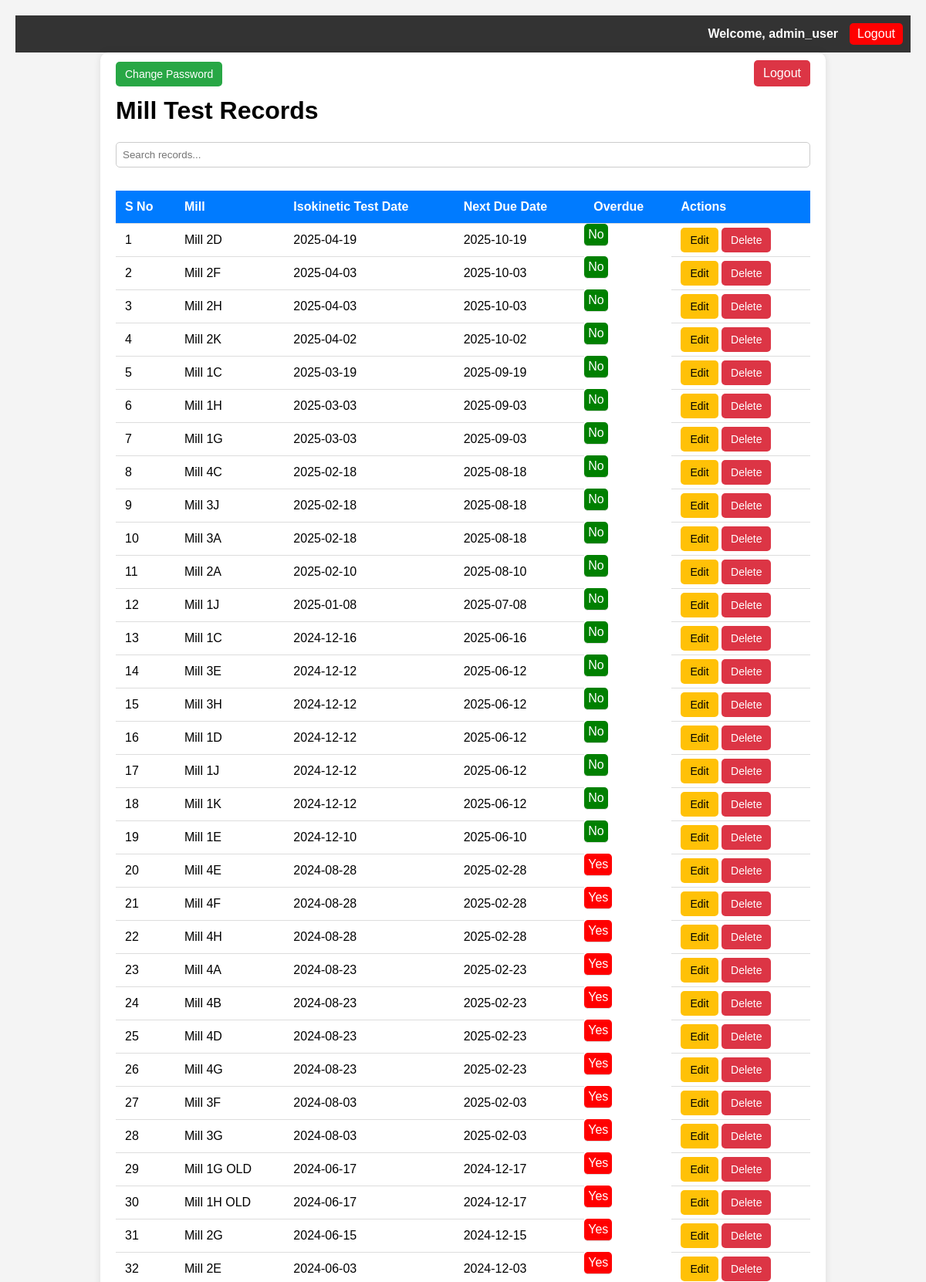
Screenshot of /search_dashboard.php (signed in, upper part) with the database file from the repository.
### tables this page shows
CREATE TABLE `users` (
  `id` int NOT NULL,
  `username` varchar(100) NOT NULL,
  `password` varchar(255) NOT NULL,
  `is_admin` tinyint(1) NOT NULL DEFAULT '0',
  `role` enum('viewer','editor','admin') NOT NULL DEFAULT 'viewer'
);

CREATE TABLE `mill_tests` (
  `id` int NOT NULL,
  `mill` varchar(255) NOT NULL,
  `test_date` date NOT NULL,
  `report_path` varchar(255) DEFAULT NULL
);

### search_dashboard.php (the view, shortened to what this page needs)
<?php include 'header.php'; ?>
<?php
require 'config.php';
$query = "SELECT id, mill, test_date, DATE_ADD(test_date, INTERVAL 6 MONTH) AS next_due_date, report_path FROM mill_tests ORDER BY test_date DESC";
$stmt = $pdo->query($query);
$results = $stmt->fetchAll();
?>
<!DOCTYPE html>
<html>
<head>
</head>
<body>
    <div class="container">
        <a href="change_password.php" class="btn btn-add">Change Password</a>
        <a href="logout.php" class="logout">Logout</a>
        <h1>Mill Test Records</h1>
        <input type="text" id="searchBox" onkeyup="searchTable()" placeholder="Search records...">
        <table id="millTable">
            <thead>
                <tr>
                    <th onclick="sortTable(0)">S No</th>
                    <th onclick="sortTable(1)">Mill</th>
                    <th onclick="sortTable(2)">Isokinetic Test Date</th>
                    <th onclick="sortTable(3)">Next Due Date</th>
                    <th onclick="sortTable(4)">Overdue</th>
                    <th>Actions</th>
                </tr>
            </thead>
            <tbody>
                <?php $sno = 1; foreach ($results as $row): ?>
                    <tr>
                        <td><?= $sno++ ?></td>
                        <td><?= htmlspecialchars($row['mill']) ?></td>
                        <td><?= $row['test_date'] ?></td>
                        <td><?= $row['next_due_date'] ?></td>
                        <td class="overdue <?= strtotime($row['next_due_date']) < time() ? 'yes' : 'no' ?>">
                            <?= strtotime($row['next_due_date']) < time() ? 'Yes' : 'No' ?>
                        </td>
                        <td>
                            <a href="edit_record.php?id=<?= $row['id'] ?>" class="btn btn-edit">Edit</a>
                            <a href="dashboard.php?delete=<?= $row['id'] ?>" class="btn btn-delete" onclick="return confirm('Are you sure?')">Delete</a>
                        </td>
                    </tr>
                <?php endforeach; ?>
            </tbody>
        </table>
    </div>
</body>
</html>

### header.php (shortened to what this page needs)
<?php
require 'config.php';
if (isset($_SESSION['user_id'])) {
    $stmt = $pdo->prepare("SELECT username FROM users WHERE id = ?");
    $stmt->execute([$_SESSION['user_id']]);
    $user = $stmt->fetch();
    $username = $user['username'] ?? 'User';
}
?>
<div class="topbar">
    <?php if (isset($_SESSION['user_id'])): ?>
        <span class="username">Welcome, <?= htmlspecialchars($username) ?></span>
        <a href="logout.php" class="btn-logout">Logout</a>
    <?php endif; ?>
</div>

### header.php (style rules this page uses)
.topbar { background: #333; color: white; padding: 10px; display: flex; justify-content: flex-end; align-items: center; }
.username { margin-right: 15px; font-weight: bold; }
.btn-logout { background: red; color: white; padding: 5px 10px; text-decoration: none; border-radius: 5px; }

### search_dashboard.php (style rules this page uses)
body { font-family: Arial, sans-serif; background-color: #f4f4f4; margin: 0; padding: 20px; }
.container { max-width: 900px; margin: auto; background: white; padding: 20px; border-radius: 10px; box-shadow: 0 0 10px rgba(0, 0, 0, 0.1); position: relative; }
.logout { position: absolute; top: 10px; right: 20px; padding: 8px 12px; background-color: #dc3545; color: white; border-radius: 5px; text-decoration: none; }
table { width: 100%; border-collapse: collapse; margin-top: 20px; }
th, td { padding: 12px; text-align: left; border-bottom: 1px solid #ddd; }
th { background-color: #007bff; color: white; cursor: pointer; }
.overdue { padding: 5px; border-radius: 5px; color: white; display: inline-block; }
.overdue.yes { background-color: red; }
.overdue.no { background-color: green; }
.btn { padding: 8px 12px; border: none; border-radius: 5px; cursor: pointer; text-decoration: none; font-size: 14px; }
.btn-edit { background-color: #ffc107; color: black; }
.btn-delete { background-color: #dc3545; color: white; }
.btn-add { background-color: #28a745; color: white; }
#searchBox { margin-bottom: 10px; padding: 8px; width: 100%; border: 1px solid #ccc; border-radius: 5px; }

### rows the page displays
users: username "admin_user"
mill_tests: mill "Mill 2D", test_date "2025-04-19", next_due_date "2025-10-19", shows "No"
mill_tests: mill "Mill 2F", test_date "2025-04-03", next_due_date "2025-10-03", shows "No"
mill_tests: mill "Mill 2H", test_date "2025-04-03", next_due_date "2025-10-03", shows "No"
mill_tests: mill "Mill 2K", test_date "2025-04-02", next_due_date "2025-10-02", shows "No"
mill_tests: mill "Mill 1C", test_date "2025-03-19", next_due_date "2025-09-19", shows "No"
mill_tests: mill "Mill 1H", test_date "2025-03-03", next_due_date "2025-09-03", shows "No"
mill_tests: mill "Mill 1G", test_date "2025-03-03", next_due_date "2025-09-03", shows "No"
mill_tests: mill "Mill 4C", test_date "2025-02-18", next_due_date "2025-08-18", shows "No"
mill_tests: mill "Mill 3J", test_date "2025-02-18", next_due_date "2025-08-18", shows "No"
mill_tests: mill "Mill 3A", test_date "2025-02-18", next_due_date "2025-08-18", shows "No"
mill_tests: mill "Mill 2A", test_date "2025-02-10", next_due_date "2025-08-10", shows "No"
mill_tests: mill "Mill 1J", test_date "2025-01-08", next_due_date "2025-07-08", shows "No"
mill_tests: mill "Mill 1C", test_date "2024-12-16", next_due_date "2025-06-16", shows "No"
mill_tests: mill "Mill 3E", test_date "2024-12-12", next_due_date "2025-06-12", shows "No"
mill_tests: mill "Mill 3H", test_date "2024-12-12", next_due_date "2025-06-12", shows "No"
mill_tests: mill "Mill 1D", test_date "2024-12-12", next_due_date "2025-06-12", shows "No"
mill_tests: mill "Mill 1J", test_date "2024-12-12", next_due_date "2025-06-12", shows "No"
mill_tests: mill "Mill 1K", test_date "2024-12-12", next_due_date "2025-06-12", shows "No"
mill_tests: mill "Mill 1E", test_date "2024-12-10", next_due_date "2025-06-10", shows "No"
mill_tests: mill "Mill 4E", test_date "2024-08-28", next_due_date "2025-02-28", shows "Yes"
mill_tests: mill "Mill 4F", test_date "2024-08-28", next_due_date "2025-02-28", shows "Yes"
mill_tests: mill "Mill 4H", test_date "2024-08-28", next_due_date "2025-02-28", shows "Yes"
mill_tests: mill "Mill 4A", test_date "2024-08-23", next_due_date "2025-02-23", shows "Yes"
mill_tests: mill "Mill 4B", test_date "2024-08-23", next_due_date "2025-02-23", shows "Yes"
mill_tests: mill "Mill 4D", test_date "2024-08-23", next_due_date "2025-02-23", shows "Yes"
mill_tests: mill "Mill 4G", test_date "2024-08-23", next_due_date "2025-02-23", shows "Yes"
mill_tests: mill "Mill 3F", test_date "2024-08-03", next_due_date "2025-02-03", shows "Yes"
mill_tests: mill "Mill 3G", test_date "2024-08-03", next_due_date "2025-02-03", shows "Yes"
mill_tests: mill "Mill 1G OLD", test_date "2024-06-17", next_due_date "2024-12-17", shows "Yes"
mill_tests: mill "Mill 1H OLD", test_date "2024-06-17", next_due_date "2024-12-17", shows "Yes"
mill_tests: mill "Mill 2G", test_date "2024-06-15", next_due_date "2024-12-15", shows "Yes"
mill_tests: mill "Mill 2E", test_date "2024-06-03", next_due_date "2024-12-03", shows "Yes"
